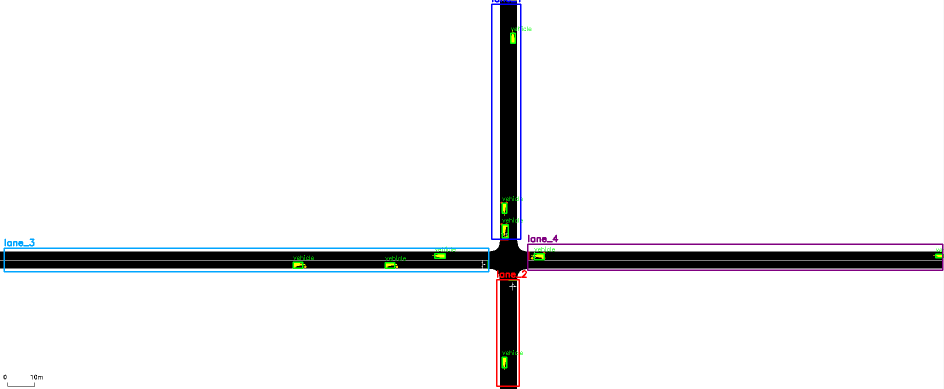
#> input picture results/cv_debug.png, 1888 x 778 px (shown at 1/2 size)
$ python classical_detector.py ../results/cv_debug.png
#> lines starting #> are read from the running program, lines starting #| are printed output that depends on the picture; after the words box and inside, x2 and y2 are one past the last pixel; in counts of white or black regions, pixels touching at a corner belong together
"""
perception/classical_detector.py
---------------------------------
Classical computer vision vehicle detector for SUMO.

Uses HSV color space + contour detection to find yellow vehicle sprites.
This works MUCH better than YOLO for SUMO's simplified graphics.

Usage:
    from perception.classical_detector import ClassicalDetector
    detector = ClassicalDetector()
    counts = detector.count_per_lane("screenshot.png", rois)
"""

import os
import json
import cv2
import numpy as np

# ── ROI config path ────────────────────────────────────────────────────────
ROI_CONFIG_PATH = os.path.join(
    os.path.dirname(__file__), "..", "results", "roi_config.json"
)

# ── Default ROIs ───────────────────────────────────────────────────────────
DEFAULT_ROIS = {
    "lane_1": {"x1": 430, "y1": 50, "x2": 600, "y2": 300},
    "lane_2": {"x1": 430, "y1": 470, "x2": 600, "y2": 720},
    "lane_3": {"x1": 680, "y1": 320, "x2": 970, "y2": 450},
    "lane_4": {"x1": 50, "y1": 320, "x2": 340, "y2": 450},
}


class ClassicalDetector:
    """
    Detects SUMO vehicles using HSV color thresholding + contour detection.

    Parameters
    ----------
    yellow_lower : tuple
        Lower HSV bound for yellow (default: (20, 100, 100))
    yellow_upper : tuple
        Upper HSV bound for yellow (default: (30, 255, 255))
    min_area : int
        Minimum contour area in pixels (default: 50)
    """

    def __init__(self,
                 yellow_lower: tuple = (20, 100, 100),
                 yellow_upper: tuple = (30, 255, 255),
                 min_area: int = 50):
        self.yellow_lower = np.array(yellow_lower)
        self.yellow_upper = np.array(yellow_upper)
        self.min_area = min_area
        print("✓ Classical CV detector initialized")

    def detect(self, image_path: str):
        """
        Detect yellow vehicle sprites in the image.

        Returns
        -------
        list of (x, y, w, h) bounding boxes
        """
        img = cv2.imread(image_path)
        if img is None:
            raise FileNotFoundError(f"Cannot read image: {image_path}")

        # Convert to HSV
        hsv = cv2.cvtColor(img, cv2.COLOR_BGR2HSV)

        # Threshold for yellow
        mask = cv2.inRange(hsv, self.yellow_lower, self.yellow_upper)

        # Morphological operations to clean up noise
        kernel = cv2.getStructuringElement(cv2.MORPH_RECT, (3, 3))
        mask = cv2.morphologyEx(mask, cv2.MORPH_CLOSE, kernel)
        mask = cv2.morphologyEx(mask, cv2.MORPH_OPEN, kernel)

        # Find contours
        contours, _ = cv2.findContours(mask, cv2.RETR_EXTERNAL, cv2.CHAIN_APPROX_SIMPLE)

        # Filter by area and get bounding boxes
        detections = []
        for cnt in contours:
            area = cv2.contourArea(cnt)
            if area >= self.min_area:
                x, y, w, h = cv2.boundingRect(cnt)
                detections.append((x, y, w, h))

        return detections, mask

    def count_per_lane(self, image_path: str, rois: dict) -> dict:
        """
        Count vehicles in each ROI.

        Parameters
        ----------
        image_path : str
            Path to SUMO screenshot
        rois : dict
            {"lane_1": {"x1":...,"y1":...,"x2":...,"y2":...}, ...}

        Returns
        -------
        dict {"lane_1": int, "lane_2": int, "lane_3": int, "lane_4": int}
        """
        detections, _ = self.detect(image_path)
#> in detect, img is the input picture: shape (778, 1888, 3); mean B, G, R 239, 238.1, 237.8
#> in detect, `hsv = cv2.cvtColor(img, cv2.COLOR_BGR2HSV)`: hsv: shape (778, 1888, 3); mean H, S, V 1.4, 3.6, 239.9
#> in detect, `mask = cv2.inRange(hsv, self.yellow_lower, self.yellow_upper)`:
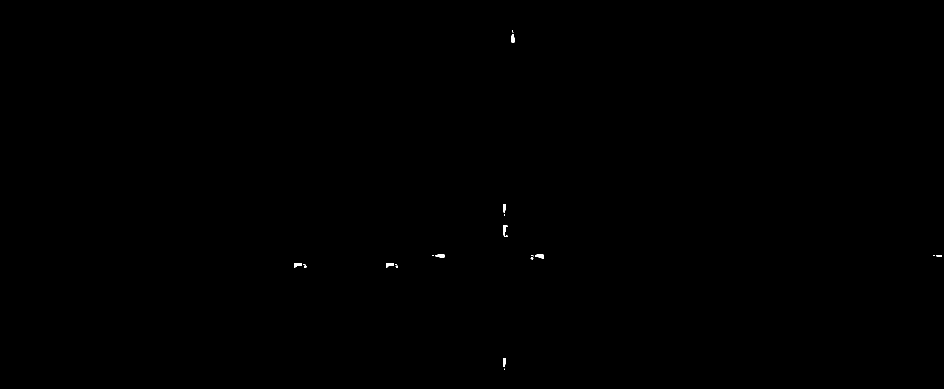
#> mask: shape (778, 1888) (shown at 1/2 size); 0.06% white; 21 white regions (10 under 20 px), largest, box (x1, y1, x2, y2) and area: (1006, 451, 1015, 474) 107, (1070, 509, 1087, 518) 101, (588, 526, 604, 535) 100
#> in detect, `mask = cv2.morphologyEx(mask, cv2.MORPH_CLOSE, kernel)`: mask: shape (778, 1888); 0.06% white; 17 white regions (5 under 20 px), largest, box (x1, y1, x2, y2) and area: (1006, 451, 1015, 474) 126, (1070, 509, 1087, 518) 101, (588, 526, 604, 535) 100
#> in detect, `mask = cv2.morphologyEx(mask, cv2.MORPH_OPEN, kernel)`: mask: shape (778, 1888); 0.06% white; 12 white regions (2 under 20 px)
#> in detect, `contours, _ = cv2.findContours(mask, cv2.RETR_EXTERNAL, cv2.CHAIN_APPR..`: contours = 12 contours, 3 with area under 20; largest, box (x1, y1, x2, y2) and area: (1006, 451, 1015, 474) 93, (588, 526, 604, 535) 78, (1070, 509, 1087, 518) 78, (871, 509, 889, 515) 72, (1023, 68, 1029, 85) 70
#> the loop in detect, `for cnt in contours:` made 12 passes
#> (area, x, y, w, h) on passes 1, 4, 5, 8, 9, 10, 11, 12: (68.5, 1006, 716, 6, 18), (63.5, 772, 527, 16, 8), (78.5, 588, 526, 16, 9), (78.5, 1070, 509, 17, 9), (72.5, 871, 509, 18, 6), (93, 1006, 451, 9, 23), (64.5, 1006, 408, 6, 17), (70.5, 1023, 68, 6, 17)
#> area on pass 7: 28.5
#> after the loop in detect, `for cnt in contours:`: detections = [(1006, 716, 6, 18), (772, 527, 16, 8), (588, 526, 16, 9), (1070, 509, 17, 9), (871, 509, 18, 6), (1006, 451, 9, 23), (1006, 408, 6, 17), (1023, 68, 6, 17)]
        counts = {k: 0 for k in rois}

        for (x, y, w, h) in detections:
            # Center of bounding box
            cx = x + w / 2
            cy = y + h / 2

            # Check which ROI contains this vehicle
            for lane_key, roi in rois.items():
                if (roi["x1"] <= cx <= roi["x2"] and
                    roi["y1"] <= cy <= roi["y2"]):
                    counts[lane_key] += 1
                    break  # Each vehicle only counts once
#> this loop made 8 passes
#> (x, y, w, h, cx, cy) on passes 1 to 8: (1006, 716, 6, 18, 1009, 725), (772, 527, 16, 8, 780, 531), (588, 526, 16, 9, 596, 530.5), (1070, 509, 17, 9, 1078.5, 513.5), (871, 509, 18, 6, 880, 512), (1006, 451, 9, 23, 1010.5, 462.5), (1006, 408, 6, 17, 1009, 416.5), (1023, 68, 6, 17, 1026, 76.5)
#> after the loop, counts = {'lane_1': 0, 'lane_2': 1, 'lane_3': 0, 'lane_4': 0}

        return counts

    def visualize(self, image_path: str, rois: dict,
                  output_path: str = None) -> str:
        """
        Draw detections and ROIs on the image.

        Returns
        -------
        str: path to saved debug image
        """
        output_path = output_path or os.path.join(
            os.path.dirname(__file__), "..", "results", "cv_debug.png"
        )
        os.makedirs(os.path.dirname(output_path), exist_ok=True)

        img = cv2.imread(image_path)
        detections, mask = self.detect(image_path)

        # Draw detections
        for (x, y, w, h) in detections:
            cv2.rectangle(img, (x, y), (x + w, y + h), (0, 255, 0), 2)
            cv2.putText(img, "vehicle", (x, y - 5),
                       cv2.FONT_HERSHEY_SIMPLEX, 0.4, (0, 255, 0), 1)

        # Draw ROIs
        roi_colours = [(255, 0, 0), (0, 0, 255), (255, 165, 0), (128, 0, 128)]
        for idx, (lane_key, roi) in enumerate(rois.items()):
            colour = roi_colours[idx % len(roi_colours)]
            cv2.rectangle(img,
                         (roi["x1"], roi["y1"]),
                         (roi["x2"], roi["y2"]),
                         colour, 2)
            cv2.putText(img, lane_key, (roi["x1"], roi["y1"] - 5),
                       cv2.FONT_HERSHEY_SIMPLEX, 0.6, colour, 2)

        cv2.imwrite(output_path, img)
        print(f"[ClassicalDetector] Debug image saved → {output_path}")
        return output_path

    # [104 lines left out: function calibrate_rois_cli, not called in this run]


# ─────────────────────────────────────────────────────────────────────────────
# Standalone test
# ─────────────────────────────────────────────────────────────────────────────
if __name__ == "__main__":
    import sys
    import argparse

    parser = argparse.ArgumentParser(description="Classical CV vehicle detector for SUMO")
    parser.add_argument("screenshot", help="Path to SUMO screenshot")
    parser.add_argument("--calibrate", action="store_true", help="Run ROI calibration")
    parser.add_argument("--rois", default=ROI_CONFIG_PATH, help="ROI config JSON path")
    args = parser.parse_args()

    if args.calibrate:
        rois = ClassicalDetector.calibrate_rois_cli(args.screenshot)
        if not rois:
            sys.exit(1)
    else:
        if os.path.isfile(args.rois):
            with open(args.rois) as f:
                rois = json.load(f)
            print(f"Loaded ROI config from {args.rois}")
        else:
            print(f"No ROI config at {args.rois}; using DEFAULT_ROIS.")
            rois = DEFAULT_ROIS

    print("\nTesting detection...")
    detector = ClassicalDetector()
    counts = detector.count_per_lane(args.screenshot, rois)

    print(f"Vehicle counts per lane: {counts}")
#| Vehicle counts per lane: {'lane_1': 0, 'lane_2': 1, 'lane_3': 0, 'lane_4': 0}
    print(f"Total vehicles detected: {sum(counts.values())}")
#| Total vehicles detected: 1

    debug_img = detector.visualize(args.screenshot, rois)
#> the loop in detect (call 2), `for cnt in contours:` made 12 passes
#> the loop in visualize, `for (x, y, w, h) in detections:` made 8 passes
#> after the loop in visualize, `for idx, (lane_key, roi) in enumerate(rois.items()):`:
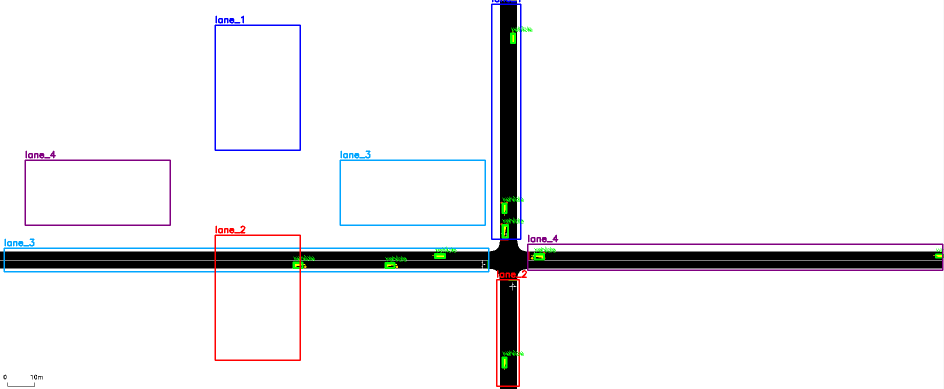
#> img: shape (778, 1888, 3) (shown at 1/2 size); mean B, G, R 238.2, 236.5, 236.5
    print(f"\nOpen {debug_img} to verify detections visually.")

$ run again, with results/yolo_debug.png copied over results/cv_debug.png
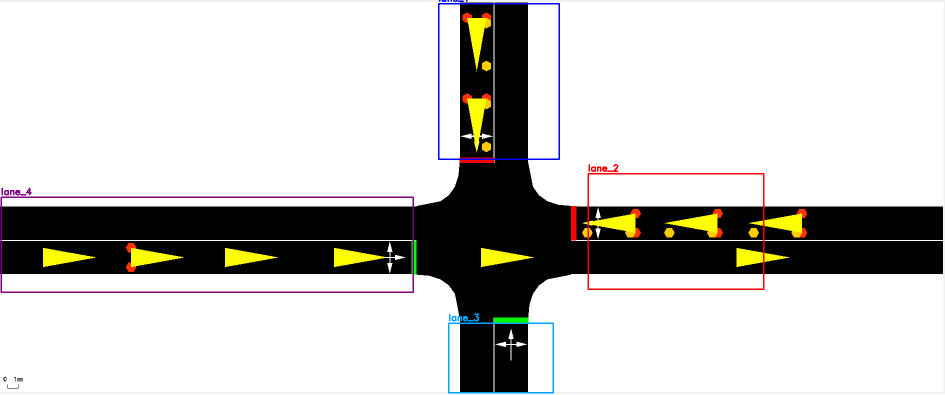
#> input picture results/yolo_debug.png, 1889 x 789 px (shown at 1/2 size)
#> in detect, img is the input picture: shape (789, 1889, 3); mean B, G, R 195.5, 198.7, 200.1
#> hsv: shape (789, 1889, 3); mean H, S, V 1.7, 7.9, 201.3
#> in detect, `mask = cv2.inRange(hsv, self.yellow_lower, self.yellow_upper)`:
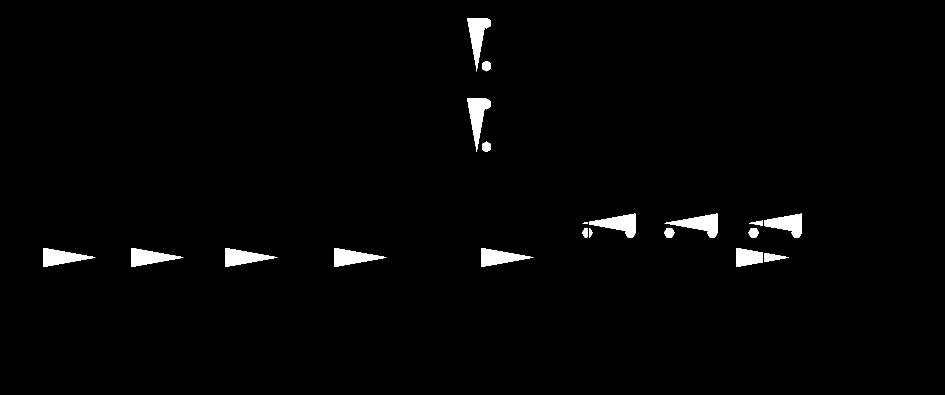
#> mask: shape (789, 1889) (shown at 1/2 size); 1.7% white; 20 white regions, largest, box (x1, y1, x2, y2) and area: (934, 197, 982, 304) 2269, (1329, 427, 1435, 475) 2248, (934, 36, 982, 143) 2240
#> contours = 20 contours, 1 with area under 20; largest, box (x1, y1, x2, y2) and area: (935, 197, 982, 299) 2136, (1335, 427, 1435, 475) 2112, (935, 36, 982, 137) 2106, (1178, 427, 1271, 475) 2092, (1529, 427, 1604, 475) 1971
#> the loop in detect, `for cnt in contours:` made 20 passes
#> (area, x, y, w, h) on passes 1 to 8: (402.5, 1529, 506, 43, 18), (1451, 1473, 496, 53, 38), (1935.5, 962, 496, 99, 38), (1955.5, 668, 496, 100, 38), (1938.5, 450, 496, 99, 38), (1949.5, 262, 496, 100, 38), (1945.5, 86, 496, 100, 38), (66, 1178, 457, 7, 17)
#> after the loop in detect, `for cnt in contours:`: detections = 19 items, first 6: (1529, 506, 43, 18), (1473, 496, 53, 38), (962, 496, 99, 38), (668, 496, 100, 38), (450, 496, 99, 38), (262, 496, 100, 38)
#> the loop in count_per_lane, `for (x, y, w, h) in detections:` made 19 passes
#> (x, y, w, h, cx, cy) on passes 1 to 8: (1529, 506, 43, 18, 1550.5, 515), (1473, 496, 53, 38, 1499.5, 515), (962, 496, 99, 38, 1011.5, 515), (668, 496, 100, 38, 718, 515), (450, 496, 99, 38, 499.5, 515), (262, 496, 100, 38, 312, 515), (86, 496, 100, 38, 136, 515), (1178, 457, 7, 17, 1181.5, 465.5)
#> after the loop in count_per_lane, `for (x, y, w, h) in detections:`: counts = {'lane_1': 0, 'lane_2': 1, 'lane_3': 0, 'lane_4': 0}
#| Vehicle counts per lane: {'lane_1': 0, 'lane_2': 1, 'lane_3': 0, 'lane_4': 0}
#| Total vehicles detected: 1
#> the loop in detect (call 2), `for cnt in contours:` made 20 passes
#> the loop in visualize, `for (x, y, w, h) in detections:` made 19 passes
#> after the loop in visualize, `for idx, (lane_key, roi) in enumerate(rois.items()):`:
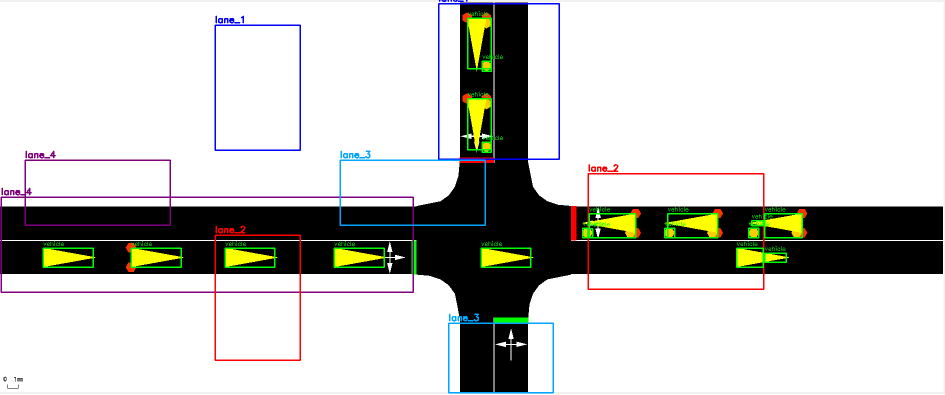
#> img: shape (789, 1889, 3) (shown at 1/2 size); mean B, G, R 195.4, 199.5, 199
